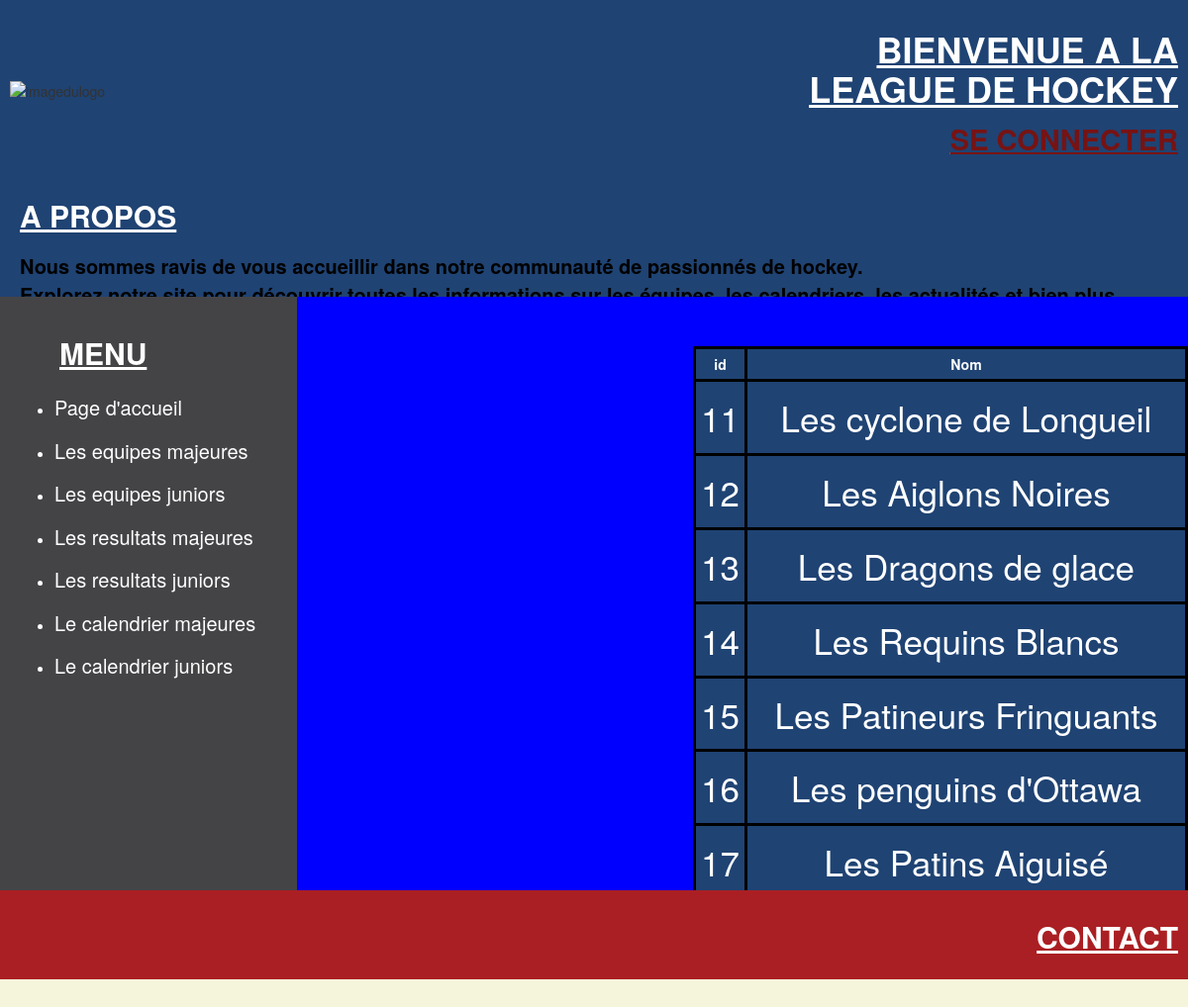
The app's page /?action=voirEquipes2 with its own data.
### tables this page shows
CREATE TABLE Equipes_Juniors
(
 id_equipes_juniors INT,
 nom_equipes_juniors VARCHAR(65)
);

### index.php (called while the page is built, shortened)
<?php
if (!isset($_GET['action'])) {
	$action = "";
} else {
	$action = $_GET['action'];
}
$controleur = Manufacture::creerControleur($action);
$nomVue = $controleur->executerAction();
include_once("vues/" . $nomVue . ".php");

### modele/Equipes2.class.php (called while the page is built, shortened)
<?php
class Equipe2
{
    private $id2;
    private $nom2;
    public function __construct($id2, $nom2)
    {
        $this->id2 = $id2;
        $this->nom2 = $nom2;
    }
    public function getId2()
    {
        return $this->id2;
    }
    public function getNom2()
    {
        return $this->nom2;
    }
}
?>

### modele/DAO/EquipesDAO2.class.php (called while the page is built, shortened)
<?php
	include_once("modele/Equipes2.class.php");
	class EquipesDAO2 implements DAO {
		static public function chercherTous() {
			return self::chercherAvecFiltre("");
		}
		static public function chercherAvecFiltre($filtre){
			try {
				$connexion=ConnexionBD::getInstance();
			} catch(Exception $e){
				throw new Exception("Impossible d'obtenir la connexion à la BD");
			}
			$tableau2=[];
			$requete = $connexion->prepare("SELECT * FROM Equipes_Juniors " .$filtre);
			$requete->execute();
			foreach($requete as $enr){
				$UneEquipe2 = new Equipe2($enr['id_equipes_juniors'], $enr['nom_equipes_juniors']);
				array_push($tableau2,$UneEquipe2);
			}
			return $tableau2;
		}
	}
?>

### controleurs/controleurVoirEquipes2.class.php (called while the page is built, shortened)
<?php
	include_once("modele/DAO/EquipesDAO2.class.php");
	class VoirEquipes2 extends  Controleur {
		public function executerAction() {
		$this->tabEquipes2=EquipesDAO2::chercherTous();
		return "PageEquipes2";
	}
}
?>

### vues/inclusions/fonctions.inc.php (the view, shortened to what this page needs)
<?php
function afficherTableEquipes2($unTableau2) {
    echo "<table>";
    echo "<thead>";
    echo "<tr>";
    echo "<th>id</th>";
    echo "<th>Nom</th>";
    echo "</tr>";
    echo "</thead>";
    echo "<tbody>";
    foreach ($unTableau2 as $UneEquipe2) {
        echo "<tr>";
        echo "<td>" . $UneEquipe2->getId2() . "</td>";
        echo "<td>" . $UneEquipe2->getNom2() . "</td>";
        echo "</tr>";
    }
    echo "</tbody>";
    echo "</table>";
}
?>

### vues/PageEquipes2.php (shortened to what this page needs)
<!DOCTYPE html>
<html lang="en">
<head>
    <link rel="stylesheet" href="https://maxcdn.bootstrapcdn.com/bootstrap/3.4.1/css/bootstrap.min.css">
    <link rel="stylesheet" href="css/style.css">
</head>
<body>
    <header>
            <div class="Header-elements">
                <div class="site-logo"><img src="images/logo.png"  width="200" height="150" alt="imagedulogo"></div>
                <div class="NomDuSite">
                  <div>
                  <h1>Bienvenue a la league de hockey</h1></div>
                  <a href="?action=seConnecter"><p class="seconnecter">Se connecter</p></a>
                </div>
              </div>
        <div class="apropos"><h2>A propos</h2></div>
        <div class="texte"><p>Nous sommes ravis de vous
          accueillir dans notre communauté de passionnés de hockey. <br>
          Explorez notre site pour découvrir toutes les informations sur
          les équipes, les calendriers, les actualités et bien plus encore.</p></div>
    </header>
    <div class="corps">
        <div id="menu">
            <div><h2>MENU</h2></div>
            <div id="listeMenu">
            <ul>
                <li><a href="?action=voirPageAccueil" >Page d'accueil</a></li>
                <li><a href="?action=voirEquipes" >Les equipes majeures</a></li>
                <li><a href="?action=voirEquipes2" >Les equipes juniors</a></li>
                <li><a href="?action=voirResultats" >Les resultats majeures</a></li>
                <li><a href="?action=voirResultats2" >Les resultats juniors</a></li>
                <li><a href="?action=voirCalendrier" >Le calendrier majeures</a></li>
                <li><a href="?action=voirCalendrier2" >Le calendrier juniors</a></li>
            </ul>
        </div>
        </div>
        <div class="Équipes">
        <?php
            include "/vues/inclusions/fonctions.inc.php";
            afficherTableEquipes2($controleur->getTabEquipes2());
        ?>
        </div>
    </div>
    <footer>
      <div class="contact">
        <h2><a href="mailto:2253910@crosemont.qc.ca"><h2>Contact</h2></a></h2>
    </div>
    </footer>
</body>
</html>

### css/style.css (style rules this page uses)
body { background-color: beige; height: 750px; display: grid; grid-template-rows: 300px 600px 200px; margin: 0px; padding: 0px; }
header { background-color: #1F4373; }
.Header-elements { display: flex; justify-content: space-between; align-items: center; align-content: center; padding: 10px; }
.NomDuSite { width: 431px; color: #D9D9D9; text-align: right; font-size: 70px; font-style: normal; font-weight: 400; line-height: normal; text-decoration-line: underline; text-transform: uppercase; display: flex; flex-direction: column; align-items: flex-end; }
.corps { display: grid; grid-template-columns: 300px 1300px; background-color: blue; }
#menu { background-color: #444447; color: white; padding-top: 20px; }
#menu > div > h2 { text-indent: 60px; text-decoration: underline; }
a { color: white; font-size: 20px; }
#menu > div > ul> li { margin: 15px; }
footer { background-color: #AA1F23; height: 90px; margin-bottom: 0px; padding-bottom: 0px; }
h2 { font-weight: bold; color: white; }
h1 { font-weight: bold; color: white; text-decoration: underline; text-transform: uppercase; }
.apropos { color: white; font-size: 40px; font-style: normal; font-weight: 400; line-height: normal; text-decoration-line: underline; text-transform: uppercase; margin-left: 20px; }
.seconnecter { color: white; font-size: 29px; font-style: normal; font-weight: 400; line-height: normal; text-decoration-line: underline; text-transform: uppercase; margin-left: 20px; font-weight: bold; color:rgb(119, 19, 19); }
.texte { color: #000; font-size: 20px; font-style: normal; font-weight: 400; line-height: normal; font-weight: bold; margin: 10px; margin-left: 20px; }
.Header-elements { display: flex; flex-wrap: wrap; justify-content: space-between; align-items: center; padding: 10px; }
div { overflow: auto; }
th,td { border: 3px solid black; padding: 5px; text-align: center; background-color: #1F4373; color: white; }
.th,td { border: 3px solid black; padding: 5px; text-align: center; background-color: #1F4373; color: white; text-align: center; font-size: 35px; }
.Équipes { margin-bottom:50px; margin-top: 50px; right:25px; left: 275px; display: flex; flex:auto; justify-content: space-between; margin-left: 400px; height: 50vh; margin-right: 400px; }
.contact { color: white; font-size: 40px; font-style: normal; font-weight: 400; line-height: normal; text-decoration-line: underline; text-transform: uppercase; margin: 10px; float: right; }

### records on screen
equipes_juniors: id_equipes_juniors "11", nom_equipes_juniors "Les cyclone de Longueil"
equipes_juniors: id_equipes_juniors "12", nom_equipes_juniors "Les Aiglons Noires"
equipes_juniors: id_equipes_juniors "13", nom_equipes_juniors "Les Dragons de glace"
equipes_juniors: id_equipes_juniors "14", nom_equipes_juniors "Les Requins Blancs"
equipes_juniors: id_equipes_juniors "15", nom_equipes_juniors "Les Patineurs Fringuants"
equipes_juniors: id_equipes_juniors "16", nom_equipes_juniors "Les penguins d'Ottawa"
equipes_juniors: id_equipes_juniors "17", nom_equipes_juniors "Les Patins Aiguisé"
